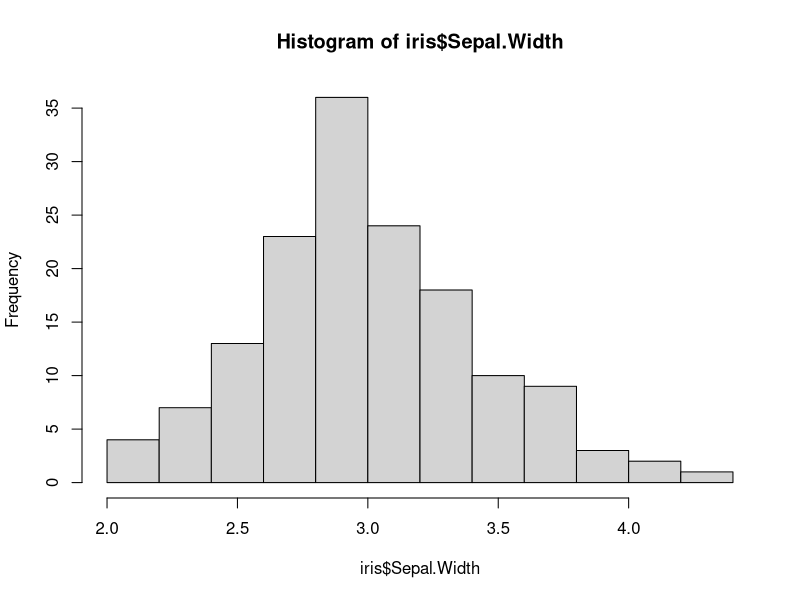
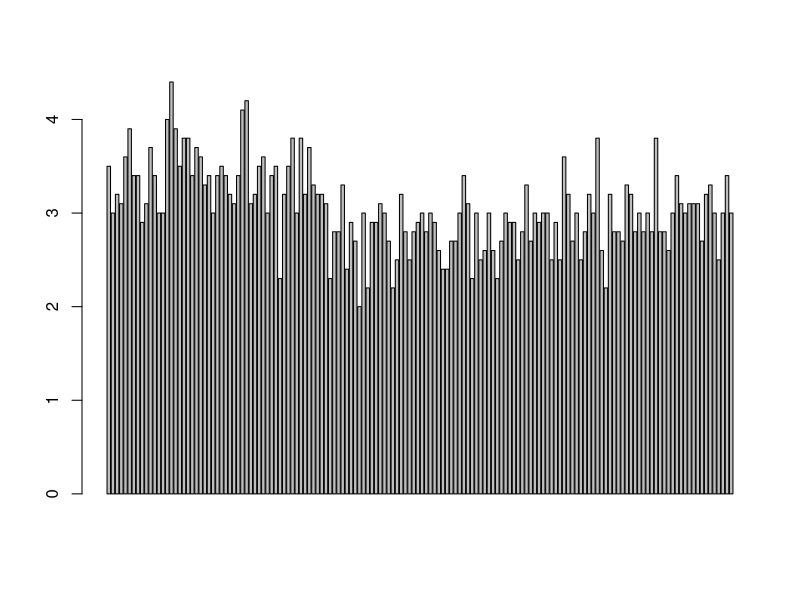
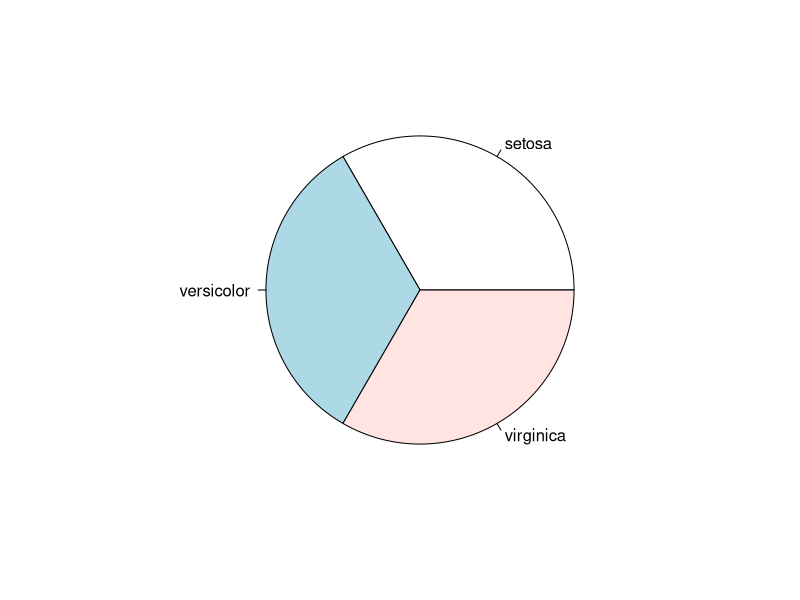
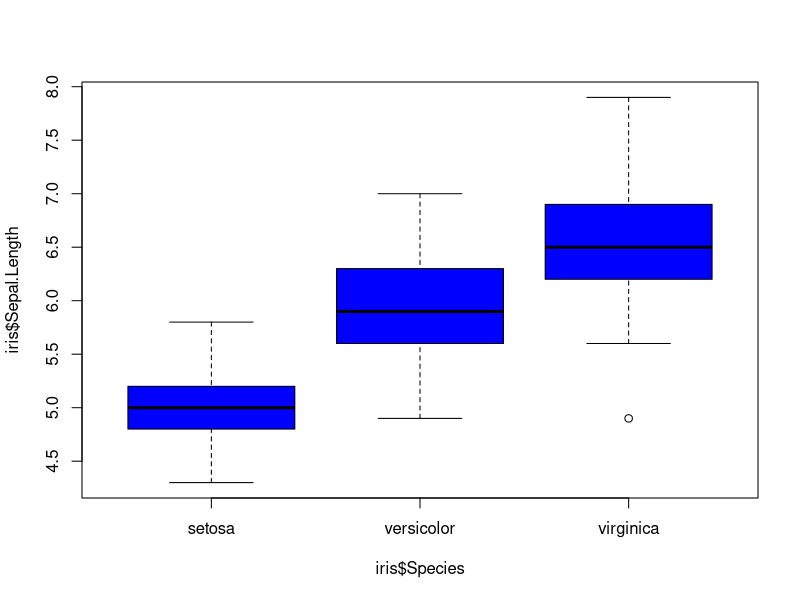

Generate these figures, in order, with R:
# default iris dataset
iris

# top 6 elements of iris
head(iris)

# bottom 6 elements of iris
tail(iris)

# table of iris species
table(iris$Species)

# histogram of iris sepal widths
hist(iris$Sepal.Width)

# bar graph of iris sepal widths
barplot(iris$Sepal.Width)

# pie chart of iris species
pie(table(iris$Species))

# boxplot 
boxplot(iris$Sepal.Length~iris$Species, col="blue")
